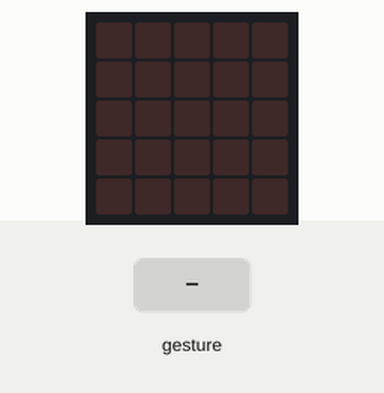
Bench run of a program on a simulated BBC micro:bit (MakeCode). On the bench: the board's 5×5 LED display. The inputs (shaded band) are chosen by the test bench. Random numbers come from a fixed seed; a tilt is held for 1.5 s and a shake lasts 1 s, then the board lies face up again.

Above: at 1.2 s.
1.3 s: gesture 'shake'
At 2.3 s:
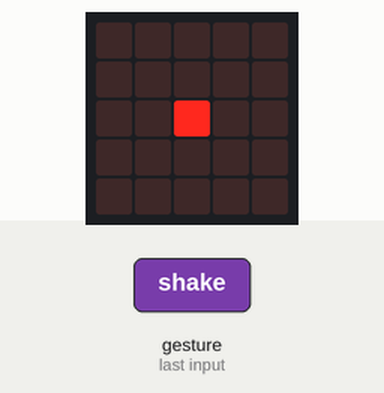
3.0 s: gesture 'shake'
At 3.6 s:
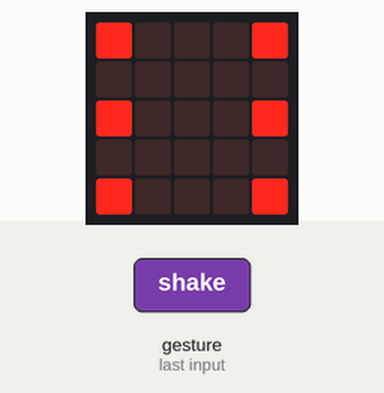
4.7 s: gesture 'shake'
At 6.1 s:
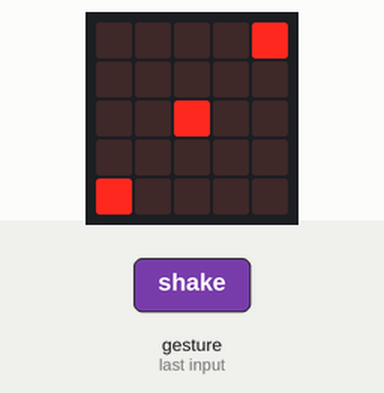
Timing chart, 0 to 7.7 s (numbered marks = the images above; inputs shaded):
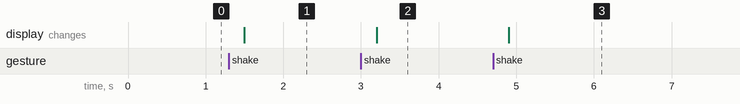

Measured:
- after the input at 1.3 s, the display: changes after 0.20 s (image 1)
- after the input at 3.0 s, the display: changes after 0.20 s (image 2)
- after the input at 4.7 s, the display: changes after 0.20 s (image 3)

The program:

main.ts
```typescript
input.onGesture(Gesture.Shake, function () {
    if (randint(0, 6) == 1) {
        basic.showLeds(`
            . . . . .
            . . . . .
            . . # . .
            . . . . .
            . . . . .
            `)
    } else if (randint(0, 6) == 2) {
        basic.showLeds(`
            . . . . #
            . . . . .
            . . . . .
            . . . . .
            # . . . .
            `)
    } else if (randint(0, 6) == 3) {
        basic.showLeds(`
            . . . . #
            . . . . .
            . . # . .
            . . . . .
            # . . . .
            `)
    } else if (randint(0, 6) == 4) {
        basic.showLeds(`
            # . . . #
            . . . . .
            . . . . .
            . . . . .
            # . . . #
            `)
    } else if (randint(0, 6) == 5) {
        basic.showLeds(`
            # . . . #
            . . . . .
            . . # . .
            . . . . .
            # . . . #
            `)
    } else {
        basic.showLeds(`
            # . . . #
            . . . . .
            # . . . #
            . . . . .
            # . . . #
            `)
    }
})
```

test.ts
```typescript
// testes vão aqui; isto não será compilado quando este pacote for usado como uma extensão.
```
